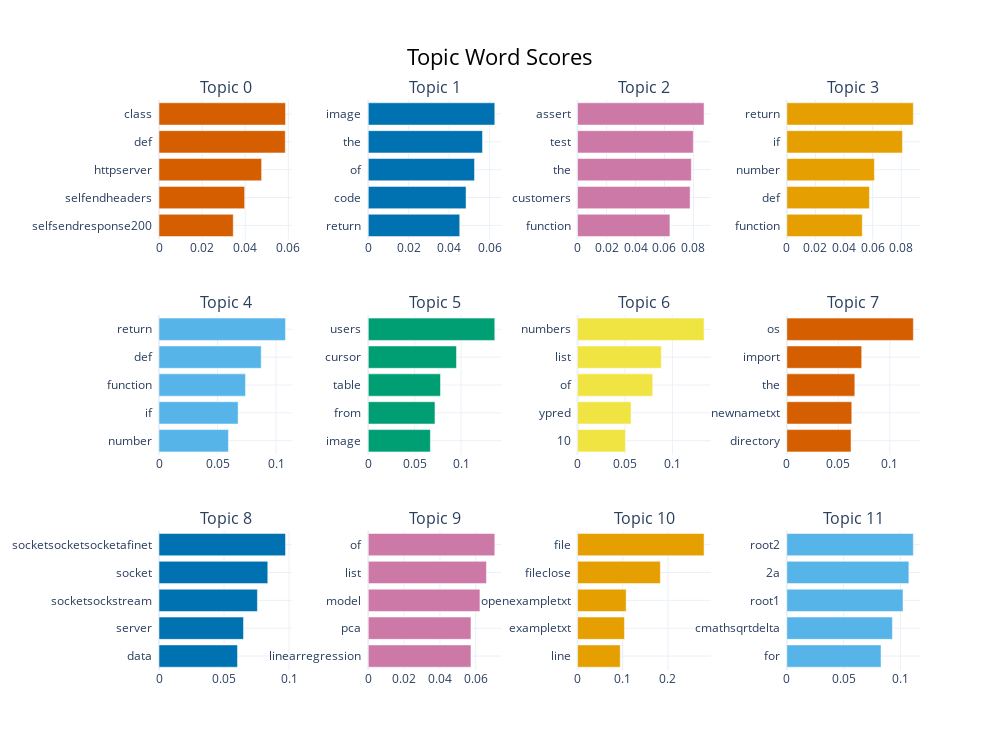

Notebook cell for this chart:
### Code cell
constant_topic_model.visualize_barchart(top_n_topics=None, topics=constant_all_topics)

### Figure 1 — Plotly figure (JSON) as saved in the notebook; plotly's stock layout.template omitted (floating-point values rounded to 4 significant figures)
{"data": [{"marker": {"color": "#D55E00"}, "orientation": "h", "type": "bar", "x": [0.03445, 0.03973, 0.04762, 0.05858, 0.0587], "xaxis": "x", "y": ["selfsendresponse200  ", "selfendheaders  ", "httpserver  ", "def  ", "class  "], "yaxis": "y"}, {"marker": {"color": "#0072B2"}, "orientation": "h", "type": "bar", "x": [0.0452, 0.04833, 0.05252, 0.05646, 0.06253], "xaxis": "x2", "y": ["return  ", "code  ", "of  ", "the  ", "image  "], "yaxis": "y2"}, {"marker": {"color": "#CC79A7"}, "orientation": "h", "type": "bar", "x": [0.06377, 0.0777, 0.07855, 0.0799, 0.08733], "xaxis": "x3", "y": ["function  ", "customers  ", "the  ", "test  ", "assert  "], "yaxis": "y3"}, {"marker": {"color": "#E69F00"}, "orientation": "h", "type": "bar", "x": [0.05277, 0.05777, 0.06124, 0.08085, 0.08847], "xaxis": "x4", "y": ["function  ", "def  ", "number  ", "if  ", "return  "], "yaxis": "y4"}, {"marker": {"color": "#56B4E9"}, "orientation": "h", "type": "bar", "x": [0.05929, 0.0676, 0.07392, 0.08731, 0.1081], "xaxis": "x5", "y": ["number  ", "if  ", "function  ", "def  ", "return  "], "yaxis": "y5"}, {"marker": {"color": "#009E73"}, "orientation": "h", "type": "bar", "x": [0.06689, 0.07185, 0.07778, 0.09505, 0.1363], "xaxis": "x6", "y": ["image  ", "from  ", "table  ", "cursor  ", "users  "], "yaxis": "y6"}, {"marker": {"color": "#F0E442"}, "orientation": "h", "type": "bar", "x": [0.05048, 0.05641, 0.07925, 0.08831, 0.1334], "xaxis": "x7", "y": ["10  ", "ypred  ", "of  ", "list  ", "numbers  "], "yaxis": "y7"}, {"marker": {"color": "#D55E00"}, "orientation": "h", "type": "bar", "x": [0.06233, 0.06306, 0.066, 0.07269, 0.1228], "xaxis": "x8", "y": ["directory  ", "newnametxt  ", "the  ", "import  ", "os  "], "yaxis": "y8"}, {"marker": {"color": "#0072B2"}, "orientation": "h", "type": "bar", "x": [0.0604, 0.06501, 0.0757, 0.08369, 0.09732], "xaxis": "x9", "y": ["data  ", "server  ", "socketsockstream  ", "socket  ", "socketsocketsocketafinet  "], "yaxis": "y9"}, {"marker": {"color": "#CC79A7"}, "orientation": "h", "type": "bar", "x": [0.05733, 0.05733, 0.06234, 0.06597, 0.07064], "xaxis": "x10", "y": ["linearregression  ", "pca  ", "model  ", "list  ", "of  "], "yaxis": "y10"}, {"marker": {"color": "#E69F00"}, "orientation": "h", "type": "bar", "x": [0.09448, 0.1038, 0.1076, 0.1833, 0.2801], "xaxis": "x11", "y": ["line  ", "exampletxt  ", "openexampletxt  ", "fileclose  ", "file  "], "yaxis": "y11"}, {"marker": {"color": "#56B4E9"}, "orientation": "h", "type": "bar", "x": [0.08295, 0.09295, 0.1023, 0.1075, 0.1114], "xaxis": "x12", "y": ["for  ", "cmathsqrtdelta  ", "root1  ", "2a  ", "root2  "], "yaxis": "y12"}], "layout": {"annotations": [{"font": {"size": 16}, "showarrow": false, "text": "Topic 0", "x": 0.0875, "xanchor": "center", "xref": "paper", "y": 1, "yanchor": "bottom", "yref": "paper"}, {"font": {"size": 16}, "showarrow": false, "text": "Topic 1", "x": 0.3625, "xanchor": "center", "xref": "paper", "y": 1, "yanchor": "bottom", "yref": "paper"}, {"font": {"size": 16}, "showarrow": false, "text": "Topic 2", "x": 0.6375, "xanchor": "center", "xref": "paper", "y": 1, "yanchor": "bottom", "yref": "paper"}, {"font": {"size": 16}, "showarrow": false, "text": "Topic 3", "x": 0.9125, "xanchor": "center", "xref": "paper", "y": 1, "yanchor": "bottom", "yref": "paper"}, {"font": {"size": 16}, "showarrow": false, "text": "Topic 4", "x": 0.0875, "xanchor": "center", "xref": "paper", "y": 0.6222, "yanchor": "bottom", "yref": "paper"}, {"font": {"size": 16}, "showarrow": false, "text": "Topic 5", "x": 0.3625, "xanchor": "center", "xref": "paper", "y": 0.6222, "yanchor": "bottom", "yref": "paper"}, {"font": {"size": 16}, "showarrow": false, "text": "Topic 6", "x": 0.6375, "xanchor": "center", "xref": "paper", "y": 0.6222, "yanchor": "bottom", "yref": "paper"}, {"font": {"size": 16}, "showarrow": false, "text": "Topic 7", "x": 0.9125, "xanchor": "center", "xref": "paper", "y": 0.6222, "yanchor": "bottom", "yref": "paper"}, {"font": {"size": 16}, "showarrow": false, "text": "Topic 8", "x": 0.0875, "xanchor": "center", "xref": "paper", "y": 0.2444, "yanchor": "bottom", "yref": "paper"}, {"font": {"size": 16}, "showarrow": false, "text": "Topic 9", "x": 0.3625, "xanchor": "center", "xref": "paper", "y": 0.2444, "yanchor": "bottom", "yref": "paper"}, {"font": {"size": 16}, "showarrow": false, "text": "Topic 10", "x": 0.6375, "xanchor": "center", "xref": "paper", "y": 0.2444, "yanchor": "bottom", "yref": "paper"}, {"font": {"size": 16}, "showarrow": false, "text": "Topic 11", "x": 0.9125, "xanchor": "center", "xref": "paper", "y": 0.2444, "yanchor": "bottom", "yref": "paper"}], "height": 750, "hoverlabel": {"bgcolor": "white", "font": {"family": "Rockwell", "size": 16}}, "showlegend": false, "title": {"font": {"color": "Black", "size": 22}, "text": "Topic Word Scores", "x": 0.5, "xanchor": "center", "yanchor": "top"}, "width": 1000, "xaxis": {"anchor": "y", "domain": [0, 0.175], "showgrid": true}, "xaxis10": {"anchor": "y10", "domain": [0.275, 0.45], "showgrid": true}, "xaxis11": {"anchor": "y11", "domain": [0.55, 0.725], "showgrid": true}, "xaxis12": {"anchor": "y12", "domain": [0.825, 1], "showgrid": true}, "xaxis2": {"anchor": "y2", "domain": [0.275, 0.45], "showgrid": true}, "xaxis3": {"anchor": "y3", "domain": [0.55, 0.725], "showgrid": true}, "xaxis4": {"anchor": "y4", "domain": [0.825, 1], "showgrid": true}, "xaxis5": {"anchor": "y5", "domain": [0, 0.175], "showgrid": true}, "xaxis6": {"anchor": "y6", "domain": [0.275, 0.45], "showgrid": true}, "xaxis7": {"anchor": "y7", "domain": [0.55, 0.725], "showgrid": true}, "xaxis8": {"anchor": "y8", "domain": [0.825, 1], "showgrid": true}, "xaxis9": {"anchor": "y9", "domain": [0, 0.175], "showgrid": true}, "yaxis": {"anchor": "x", "domain": [0.7556, 1], "showgrid": true}, "yaxis10": {"anchor": "x10", "domain": [0, 0.2444], "showgrid": true}, "yaxis11": {"anchor": "x11", "domain": [0, 0.2444], "showgrid": true}, "yaxis12": {"anchor": "x12", "domain": [0, 0.2444], "showgrid": true}, "yaxis2": {"anchor": "x2", "domain": [0.7556, 1], "showgrid": true}, "yaxis3": {"anchor": "x3", "domain": [0.7556, 1], "showgrid": true}, "yaxis4": {"anchor": "x4", "domain": [0.7556, 1], "showgrid": true}, "yaxis5": {"anchor": "x5", "domain": [0.3778, 0.6222], "showgrid": true}, "yaxis6": {"anchor": "x6", "domain": [0.3778, 0.6222], "showgrid": true}, "yaxis7": {"anchor": "x7", "domain": [0.3778, 0.6222], "showgrid": true}, "yaxis8": {"anchor": "x8", "domain": [0.3778, 0.6222], "showgrid": true}, "yaxis9": {"anchor": "x9", "domain": [0, 0.2444], "showgrid": true}}}
